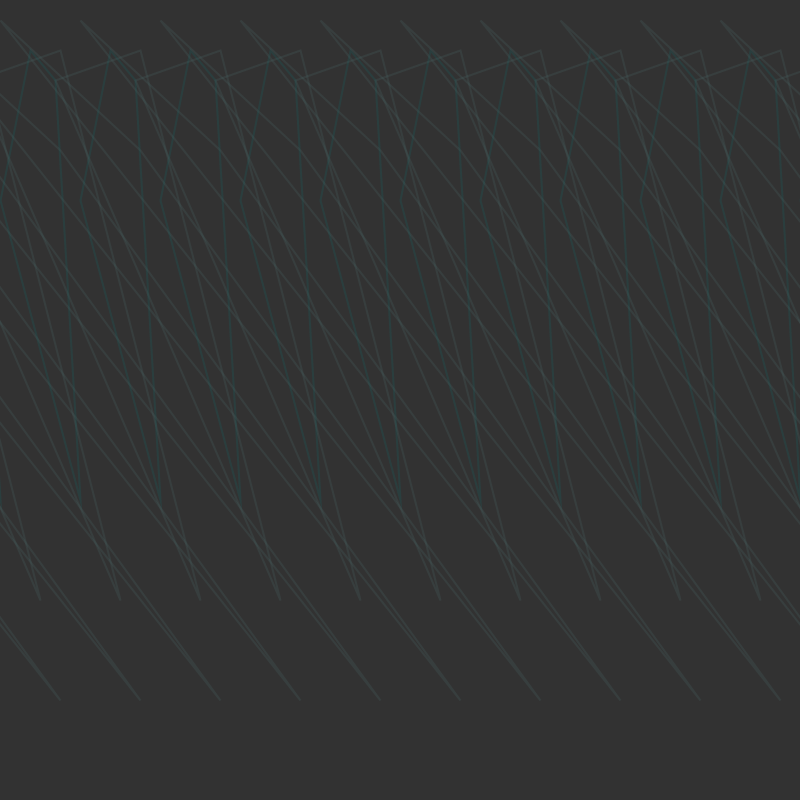
Frame 1 (no input)
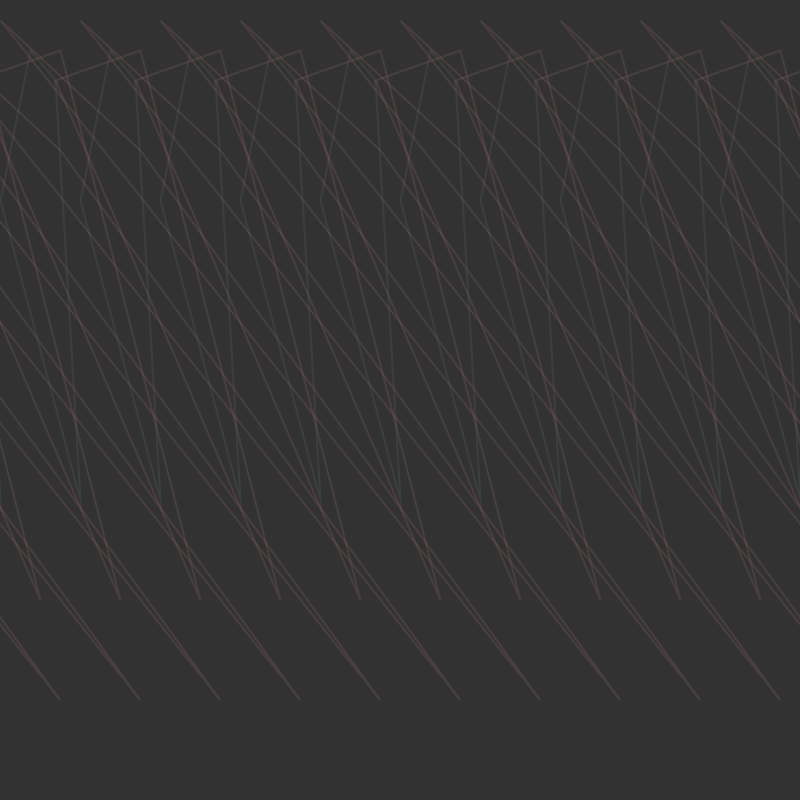
Frame 60 (the mouse pressed at the canvas centre just before this capture)
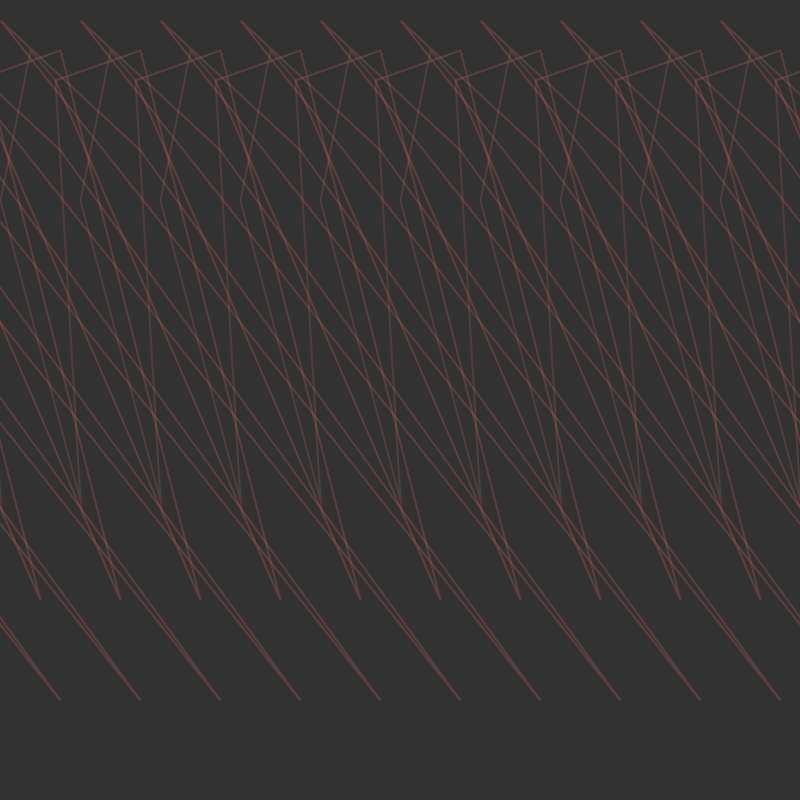
Frame 120 (the mouse held since frame 60 and released just before this capture)

The Processing sketch that drew these frames (run headless with seeded random() and noise(); from frame 60 on, the mouse is pressed at the canvas centre):

// Processing sketch: Lines_D
// ── Lines_D.pde
float r = 10;

void setup() {
  background(50);
  size(800, 800);
  frameRate(4);
  
}

void draw() {
  
  //resets drawing (not that cute, dunno if i like it)
  
  fill(50);
  noStroke();
  
  beginShape();
    vertex(0,0);
    vertex(width,0);
    vertex(width,height);
    vertex(0, height);
  endShape(CLOSE);
  
  noFill();
  
  // makes the red increase every frame
  
  r = r + 10;
  if (r >= 255) {
   r = 0; 
  }
  
  color c = color(r, 100, 100, 65);
  stroke(c);
  strokeWeight(2);
  
  
 // shapes, each time getting more red with the r+50 etc. function
  
    for (int a = -900; a < width; a = a+80) {
        
    beginShape();
      vertex(a+50,50);
      vertex(a+75,80);
      vertex(a+100,500);
      vertex(a+20,200);
    endShape(CLOSE);  
   
  } 
  
  color d = color(r+50, 100, 100, 65);
  stroke(d);
  
  for (int b = -900; b < width; b = b+80) {
  
    beginShape();
      vertex(b+75,80);
      vertex(b+160,50);
      vertex(b+300,600);
    endShape(CLOSE);  
    
    
  }
  
  color f = color(r+50, 100, 100, 65);
  stroke(f);
  
  for (int e = -900; e < width; e = e+80) {
  
    beginShape();
      vertex(e+260,20);
      vertex(e+800,700);
      vertex(e+400,150);
    endShape(CLOSE);
    
  }
}
